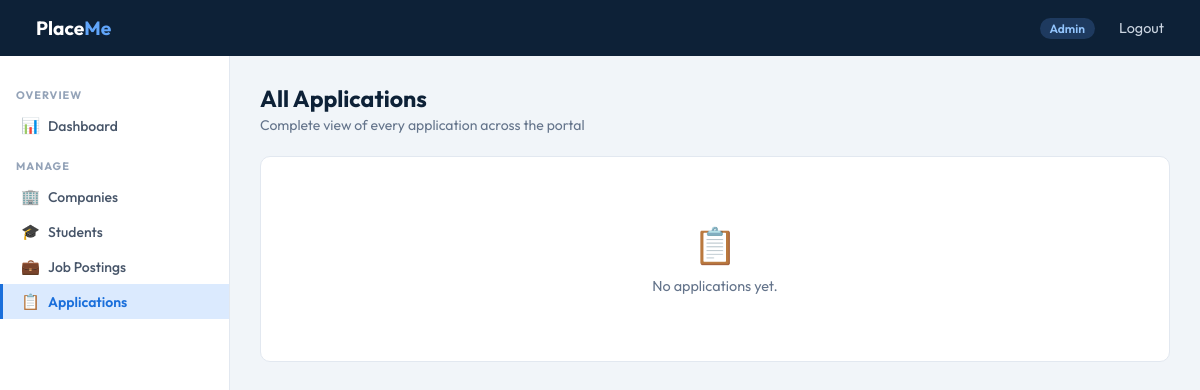
/admin/applications (signed in), run on an earlier commit of the app's database.
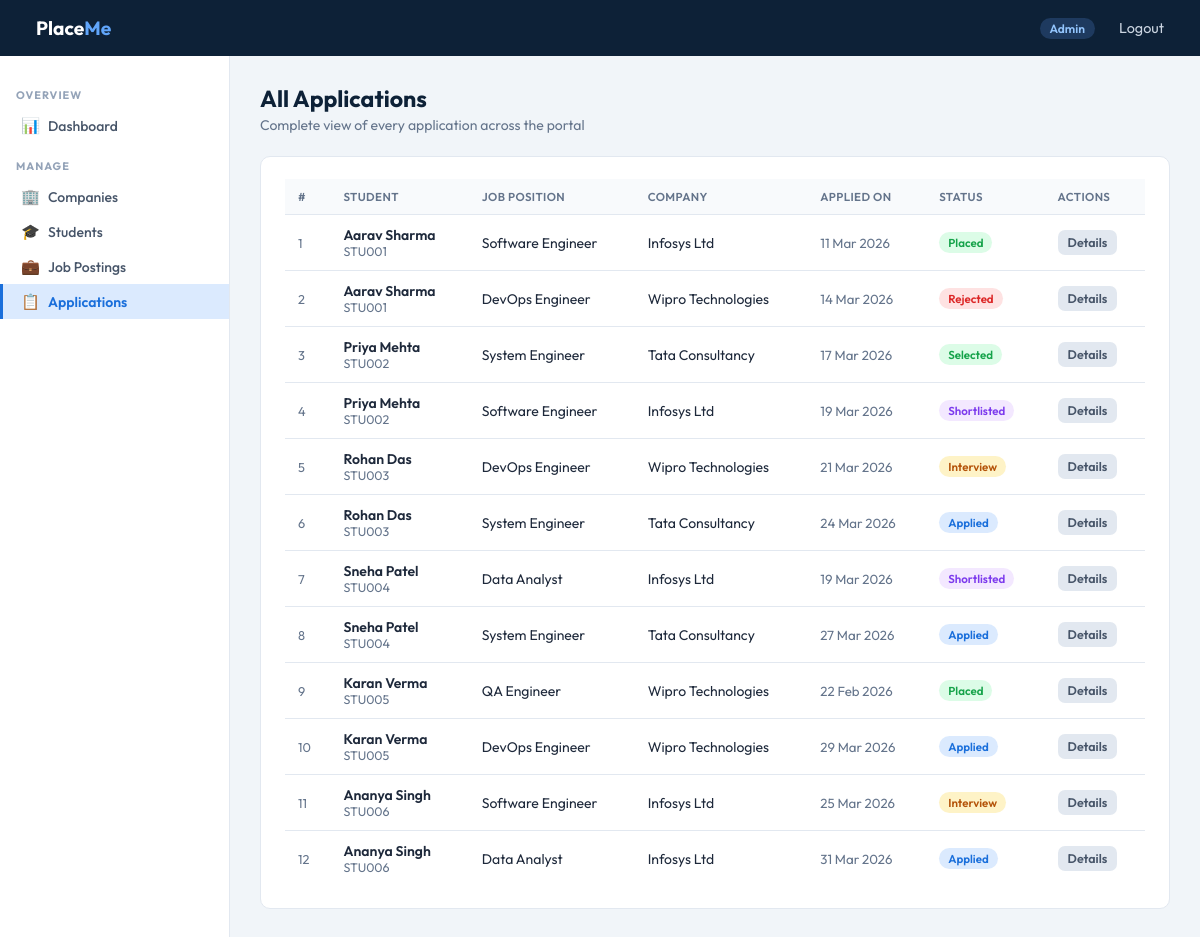
And on a later commit of the database.
### app.py (models this page shows, shortened)
class Application(db.Model):
    __tablename__ = 'application'
    id           = db.Column(db.Integer, primary_key=True)
    student_id   = db.Column(db.Integer, db.ForeignKey('student.id'), nullable=False)
    job_id       = db.Column(db.Integer, db.ForeignKey('job_position.id'), nullable=False)
    status       = db.Column(db.String(20), default='Applied')  # Applied → Shortlisted → Selected / Rejected / Placed
    applied_date = db.Column(db.DateTime, default=datetime.utcnow)
    updated_date = db.Column(db.DateTime, default=datetime.utcnow)
    placement = db.relationship(
        'Placement', backref='application',
        uselist=False, cascade='all, delete-orphan'
    )

class Student(db.Model):
    __tablename__ = 'student'
    id              = db.Column(db.Integer, primary_key=True)
    name            = db.Column(db.String(100), nullable=False)
    email           = db.Column(db.String(120), unique=True, nullable=False)
    password        = db.Column(db.String(200), nullable=False)
    student_id      = db.Column(db.String(50), unique=True)
    contact         = db.Column(db.String(20))
    education       = db.Column(db.Text)
    skills          = db.Column(db.Text)
    resume_path     = db.Column(db.String(200))
    is_active       = db.Column(db.Boolean, default=True)
    registered_date = db.Column(db.DateTime, default=datetime.utcnow)
    applications = db.relationship(
        'Application', backref='student',
        lazy=True, cascade='all, delete-orphan'
    )

class JobPosition(db.Model):
    __tablename__ = 'job_position'
    id              = db.Column(db.Integer, primary_key=True)
    company_id      = db.Column(db.Integer, db.ForeignKey('company.id'), nullable=False)
    title           = db.Column(db.String(100), nullable=False)
    description     = db.Column(db.Text)
    required_skills = db.Column(db.Text)
    experience      = db.Column(db.String(50))
    salary_range    = db.Column(db.String(50))
    status          = db.Column(db.String(20), default='Active')  # Active / Closed
    is_approved     = db.Column(db.Boolean, default=False)
    posted_date     = db.Column(db.DateTime, default=datetime.utcnow)
    applications = db.relationship(
        'Application', backref='job_position',
        lazy=True, cascade='all, delete-orphan'
    )

class Company(db.Model):
    __tablename__ = 'company'
    id              = db.Column(db.Integer, primary_key=True)
    name            = db.Column(db.String(100), nullable=False)
    email           = db.Column(db.String(120), unique=True, nullable=False)
    password        = db.Column(db.String(200), nullable=False)
    industry        = db.Column(db.String(100))
    contact         = db.Column(db.String(20))
    is_approved     = db.Column(db.Boolean, default=False)
    is_active       = db.Column(db.Boolean, default=True)
    registered_date = db.Column(db.DateTime, default=datetime.utcnow)
    job_positions = db.relationship(
        'JobPosition', backref='company',
        lazy=True, cascade='all, delete-orphan'
    )

### app.py (the view)
@app.route('/admin/applications')
def admin_applications():
    if session.get('role') != 'admin':
        return redirect(url_for('login'))
    applications = Application.query.all()
    return render_template('admin_applications.html', applications=applications)

### app.py (called while the page is built)
@app.context_processor
def inject_student():
    if session.get('role') == 'student':
        return dict(student=Student.query.get(session['user_id']))
    return dict(student=None)

### templates/admin_applications.html (shortened to what this page needs)
{% extends "base.html" %}
{% block content %}
<div class="page-header">
  <h1>All Applications</h1>
  <p>Complete view of every application across the portal</p>
</div>
<div class="card">
  <div class="table-wrap">
    {% if applications %}
    <table>
      <thead>
        <tr>
          <th>#</th>
          <th>Student</th>
          <th>Job Position</th>
          <th>Company</th>
          <th>Applied On</th>
          <th>Status</th>
          <th>Actions</th>
        </tr>
      </thead>
      <tbody>
        {% for app in applications %}
        <tr>
          <td style="color:var(--gray);font-size:.8rem;">{{ app.id }}</td>
          <td>
            <div style="font-weight:600;">{{ app.student.name }}</div>
            <div style="font-size:.78rem;color:var(--gray);">{{ app.student.student_id }}</div>
          </td>
          <td>{{ app.job_position.title }}</td>
          <td>{{ app.job_position.company.name }}</td>
          <td style="font-size:.83rem;color:var(--gray);">{{ app.applied_date.strftime('%d %b %Y') if app.applied_date else '—' }}</td>
          <td>
            {% set s = app.status %}
            {% if s == 'Applied' %}<span class="badge badge-blue">Applied</span>
            {% elif s == 'Shortlisted' %}<span class="badge badge-purple">Shortlisted</span>
            {% elif s == 'Interview' %}<span class="badge badge-amber">Interview</span>
            {% elif s == 'Selected' %}<span class="badge badge-green">Selected</span>
            {% elif s == 'Placed' %}<span class="badge badge-green">Placed</span>
            {% elif s == 'Rejected' %}<span class="badge badge-red">Rejected</span>
            {% else %}<span class="badge badge-gray">{{ s }}</span>{% endif %}
          </td>
          <td>
            <a href="{{ url_for('admin_view_application', application_id=app.id) }}" class="btn btn-gray btn-sm">Details</a>
          </td>
        </tr>
        {% endfor %}
      </tbody>
    </table>
    {% else %}
    <div class="empty">
      <div class="emoji">📋</div>
      <p>No applications yet.</p>
    </div>
    {% endif %}
  </div>
</div>
{% endblock %}

What changed in the data, as far as the page shows it:
added Application: id "1", student.name "Aarav Sharma", student.student_id "STU001", job_position "Software Engineer", job_position.company.name "Infosys Ltd", applied_date "11 Mar 2026", status "Placed"
added Application: id "2", student.name "Aarav Sharma", student.student_id "STU001", job_position "DevOps Engineer", job_position.company.name "Wipro Technologies", applied_date "14 Mar 2026", status "Rejected"
added Application: id "3", student.name "Priya Mehta", student.student_id "STU002", job_position "System Engineer", job_position.company.name "Tata Consultancy", applied_date "17 Mar 2026", status "Selected"
added Application: id "4", student.name "Priya Mehta", student.student_id "STU002", job_position "Software Engineer", job_position.company.name "Infosys Ltd", applied_date "19 Mar 2026", status "Shortlisted"
added Application: id "5", student.name "Rohan Das", student.student_id "STU003", job_position "DevOps Engineer", job_position.company.name "Wipro Technologies", applied_date "21 Mar 2026", status "Interview"
added Application: id "6", student.name "Rohan Das", student.student_id "STU003", job_position "System Engineer", job_position.company.name "Tata Consultancy", applied_date "24 Mar 2026", status "Applied"
added Application: id "7", student.name "Sneha Patel", student.student_id "STU004", job_position "Data Analyst", job_position.company.name "Infosys Ltd", applied_date "19 Mar 2026", status "Shortlisted"
added Application: id "8", student.name "Sneha Patel", student.student_id "STU004", job_position "System Engineer", job_position.company.name "Tata Consultancy", applied_date "27 Mar 2026", status "Applied"
added Application: id "9", student.name "Karan Verma", student.student_id "STU005", job_position "QA Engineer", job_position.company.name "Wipro Technologies", applied_date "22 Feb 2026", status "Placed"
added Application: id "10", student.name "Karan Verma", student.student_id "STU005", job_position "DevOps Engineer", job_position.company.name "Wipro Technologies", applied_date "29 Mar 2026", status "Applied"
added Application: id "11", student.name "Ananya Singh", student.student_id "STU006", job_position "Software Engineer", job_position.company.name "Infosys Ltd", applied_date "25 Mar 2026", status "Interview"
added Application: id "12", student.name "Ananya Singh", student.student_id "STU006", job_position "Data Analyst", job_position.company.name "Infosys Ltd", applied_date "31 Mar 2026", status "Applied"
Also different on the page:
text no longer shown: "📋 No applications yet."
text now shown: "# STUDENT JOB POSITION COMPANY APPLIED ON STATUS ACTIONS"
